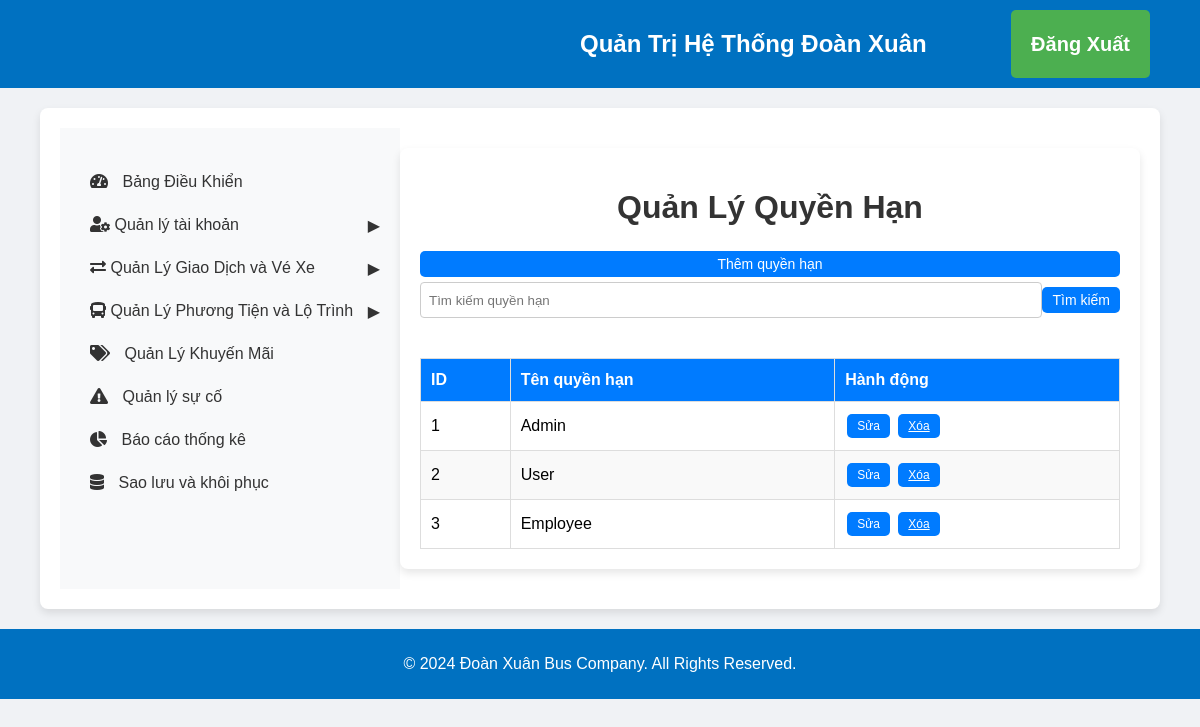
Screenshot of /admin/permissions.php (signed in) with the database file from the repository.
### tables this page shows
CREATE TABLE `quyenhan` (
  `QuyenHanID` int(11) NOT NULL,
  `TenQuyenHan` varchar(50) DEFAULT NULL,
  PRIMARY KEY (`QuyenHanID`)
);

### admin/permissions.php (the view, shortened to what this page needs)
<link rel="stylesheet" href="css_admin/admin_styles.css">
<?php
require '../config.php';
require 'includes_admin/admin_header.php';
require 'includes_admin/admin_sidebar.php';
$searchQuery = "";
if (isset($_POST['search'])) {
    $searchQuery = $_POST['searchQuery'];
    $sql = "SELECT * FROM QuyenHan WHERE TenQuyenHan LIKE ?";
    $stmt = $conn->prepare($sql);
    $searchTerm = "%" . $searchQuery . "%";
    $stmt->bind_param('s', $searchTerm);
} else {
    $sql = "SELECT * FROM QuyenHan";
    $stmt = $conn->prepare($sql);
}
$stmt->execute();
$result = $stmt->get_result();
?>
<div class="main-content container mt-4">
    <h1>Quản Lý Quyền Hạn</h1>
    <button id="showAddPermissionForm" class="custom-button">Thêm quyền hạn</button>
    <form method="POST" action="permissions.php" class="form-inline">
        <input type="text" name="searchQuery" placeholder="Tìm kiếm quyền hạn" class="form-control" value="<?= $searchQuery ?>">
        <button type="submit" name="search" class="custom-button">Tìm kiếm</button>
    </form>
    <table class="custom-table">
        <thead>
            <tr>
                <th>ID</th>
                <th>Tên quyền hạn</th>
                <th>Hành động</th>
            </tr>
        </thead>
        <tbody>
            <?php while ($row = $result->fetch_assoc()): ?>
            <tr data-id="<?= $row['QuyenHanID'] ?>">
                <td><?= $row['QuyenHanID'] ?></td>
                <td class="editable" data-field="TenQuyenHan"><?= $row['TenQuyenHan'] ?></td>
                <td>
                    <button class="edit-button small-button custom-button">Sửa</button>
                    <a href="permissions.php?delete=<?= $row['QuyenHanID'] ?>" onclick="return confirm('Bạn có chắc chắn muốn xóa?')" class="small-button custom-button">Xóa</a>
                </td>
            </tr>
            <?php endwhile; ?>
        </tbody>
    </table>
</div>
<?php
require 'includes_admin/admin_footer.php';
?>

### admin/css_admin/admin_styles.css (style rules this page uses)
body { font-family: Arial, sans-serif; margin: 0; padding: 0; }
.container { display: flex; flex: 1; margin-right: 0px; margin-left: 0px; width: 1500px; }
table { width: 100%; border-collapse: collapse; }
table, th, td { border: 1px solid #ddd; padding: 8px; }
table th { background-color: #f2f2f2; }
.main-content { flex: 1; margin-left: 10px; background-color: #fff; display: flex; flex-direction: column; width: 2000px; }
body { font-family: 'Arial', sans-serif; }

### admin/permissions.php (style rules this page uses)
body { font-family: 'Arial', sans-serif; background-color: #f0f2f5; margin: 0; padding: 0; }
.container { width: 90%; max-width: 1400px; margin: 20px auto; padding: 20px; background-color: #ffffff; border-radius: 8px; box-shadow: 0 4px 8px rgba(0, 0, 0, 0.1); }
h1 { text-align: center; color: #333; margin-bottom: 20px; }
.custom-button { background-color: #007bff; color: #fff; border: none; padding: 5px 10px; cursor: pointer; border-radius: 5px; text-align: center; display: inline-block; margin: 5px 0; transition: background-color 0.3s, transform 0.3s; font-size: 14px; }
.form-inline { display: flex; justify-content: center; margin-bottom: 20px; }
.form-inline input[type="text"] { flex: 1; padding: 8px; border: 1px solid #ccc; border-radius: 4px; box-sizing: border-box; transition: border-color 0.3s; }
.custom-table { width: 100%; border-collapse: collapse; margin-top: 20px; }
.custom-table th, .custom-table td { border: 1px solid #ddd; padding: 10px; text-align: left; transition: background-color 0.3s; }
.custom-table th { background-color: #f4f4f4; color: #333; }
.custom-table tr:nth-child(even) { background-color: #f9f9f9; }
.custom-table th { padding-top: 12px; padding-bottom: 12px; background-color: #007bff; color: white; }
.small-button { padding: 5px 10px; font-size: 12px; margin: 2px; }

### rows the page displays
quyenhan: QuyenHanID "1", TenQuyenHan "Admin"
quyenhan: QuyenHanID "2", TenQuyenHan "User"
quyenhan: QuyenHanID "3", TenQuyenHan "Employee"
